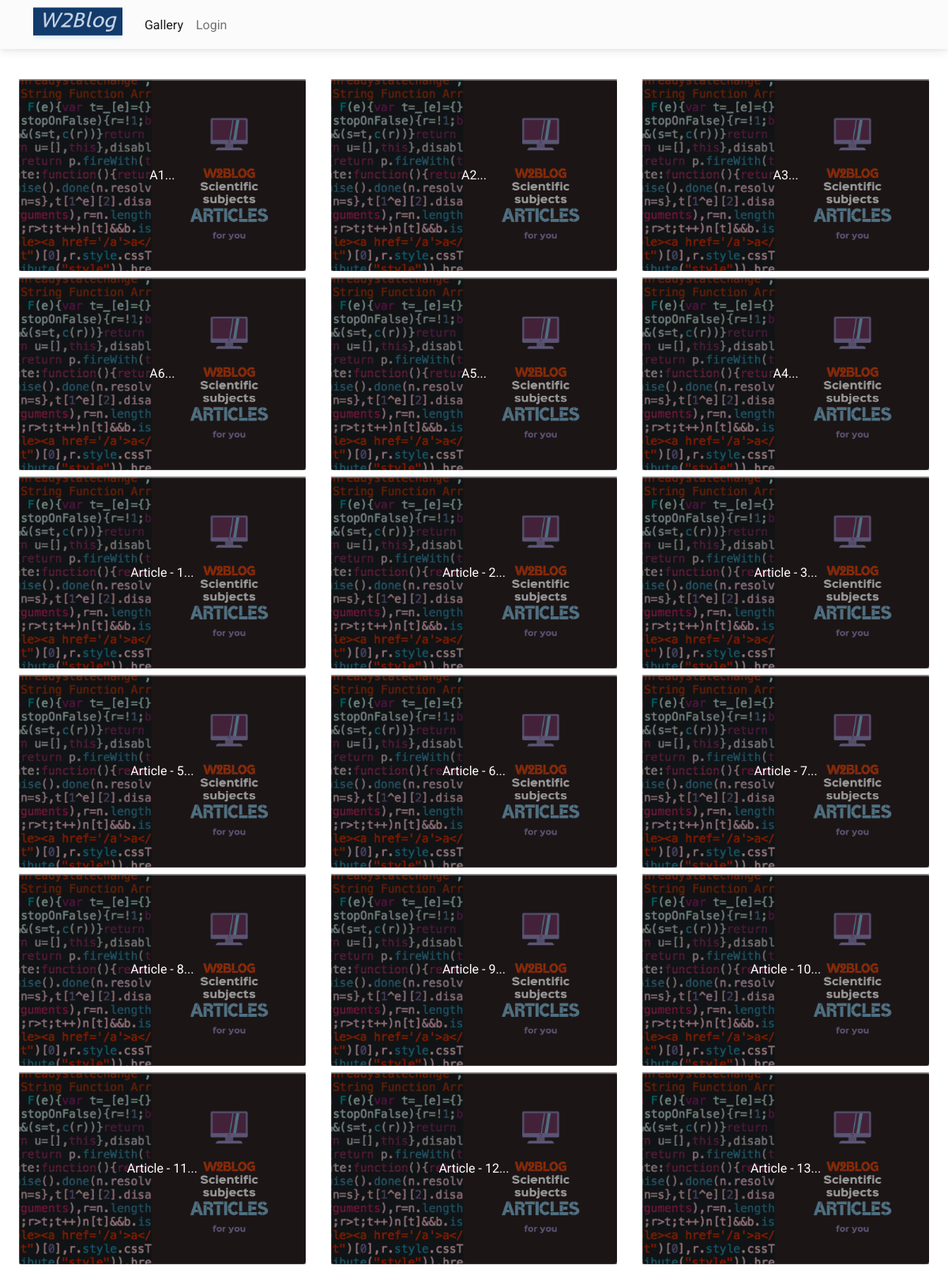
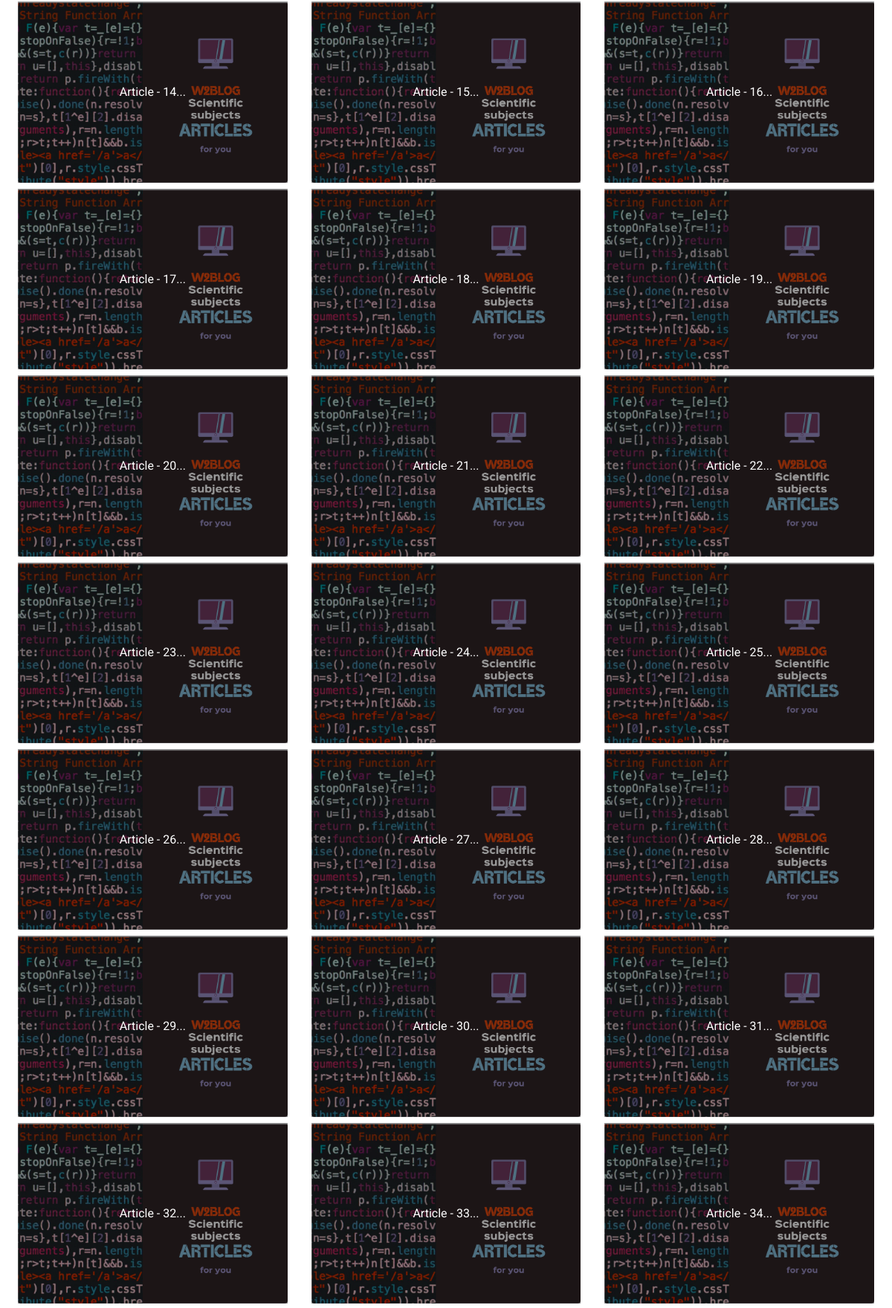
The page /gallery (upper part) on the database its author committed (2 pictures, top to bottom).
### core/models/article.py (models this page shows, shortened)
class Article(db.Model):
    id = db.Column(db.Integer, primary_key=True)
    verified = db.Column(db.Integer, default=-1) # approved by {admin.id}
    title = db.Column(db.String(80), nullable=False)
    subtitle = db.Column(db.String(80), nullable=False)
    image = db.Column(db.String(180), nullable=False, default="default_article_image.png")
    body = db.Column(db.Text, nullable=False)
    pub_date = db.Column(db.DateTime, nullable=False, default=datetime.datetime.utcnow)
    user_id = db.Column(db.Integer, db.ForeignKey('user.id'))
    categories = db.relationship("Category", secondary=article_categories, back_populates="articles")
    comments = db.relationship('Comment', backref='article')

### app.py (the view)
@app.route("/gallery")
def gallery():
    w2b_context.clear()
    if "user_id" in session:
        user = User.query.filter_by(id=session['user_id']).first()
        w2b_context.update({"user":{"user_id":session['user_id'], "user":user}})
    else:
        w2b_context.update({"user":{"user_id":-1}})
    w2b_context.update({"articles":Article.query.all()})
    return render_template("gallery.html", cntxt=w2b_context)

### templates/gallery.html (shortened to what this page needs)
{% extends "base.html" %}
{% block main_content %}
<main>
    <section id="gallery">
        <div class="mt-5 pt-5">
            <div class="row mx-2">
                {% for article in cntxt['articles'] %}
                <div class="col-md-4">
                    <div class="m-1">
                        <div class="bg-image ripple" data-mdb-ripple-color="light">
                            <img src="{{url_for('static', filename='media/'+article.image)}}" class="w-100 rounded" />
                            <a href="#!" data-mdb-toggle="modal" data-mdb-target="#modale{{article.id}}">
                                <div class="mask" style="background-color: rgba(0, 0, 0, 0.4)">
                                    <div class="d-flex justify-content-center align-items-center h-100">
                                        <p class="text-white mb-0">{{article.title[:12]}}...</p>
                                    </div>
                                </div>
                            </a>
                        </div>
                    </div>
                </div>
                {% endfor %}
            </div>
        </div>
    </section>
</main>
{% endblock %}

### rows shown on the page
Article: image (placeholder picture), title "A1"
Article: image (placeholder picture), title "A2"
Article: image (placeholder picture), title "A3"
Article: image (placeholder picture), title "A6"
Article: image (placeholder picture), title "A5"
Article: image (placeholder picture), title "A4"
Article: image (placeholder picture), title "Article - 1"
Article: image (placeholder picture), title "Article - 2"
Article: image (placeholder picture), title "Article - 3"
Article: image (placeholder picture), title "Article - 5"
Article: image (placeholder picture), title "Article - 6"
Article: image (placeholder picture), title "Article - 7"
Article: image (placeholder picture), title "Article - 8"
Article: image (placeholder picture), title "Article - 9"
Article: image (placeholder picture), title "Article - 10"
Article: image (placeholder picture), title "Article - 11"
Article: image (placeholder picture), title "Article - 12"
Article: image (placeholder picture), title "Article - 13"
Article: image (placeholder picture), title "Article - 14"
Article: image (placeholder picture), title "Article - 15"
Article: image (placeholder picture), title "Article - 16"
Article: image (placeholder picture), title "Article - 17"
Article: image (placeholder picture), title "Article - 18"
Article: image (placeholder picture), title "Article - 19"
Article: image (placeholder picture), title "Article - 20"
Article: image (placeholder picture), title "Article - 21"
Article: image (placeholder picture), title "Article - 22"
Article: image (placeholder picture), title "Article - 23"
Article: image (placeholder picture), title "Article - 24"
Article: image (placeholder picture), title "Article - 25"
Article: image (placeholder picture), title "Article - 26"
Article: image (placeholder picture), title "Article - 27"
Article: image (placeholder picture), title "Article - 28"
Article: image (placeholder picture), title "Article - 29"
Article: image (placeholder picture), title "Article - 30"
Article: image (placeholder picture), title "Article - 31"
Article: image (placeholder picture), title "Article - 32"
Article: image (placeholder picture), title "Article - 33"
Article: image (placeholder picture), title "Article - 34"
